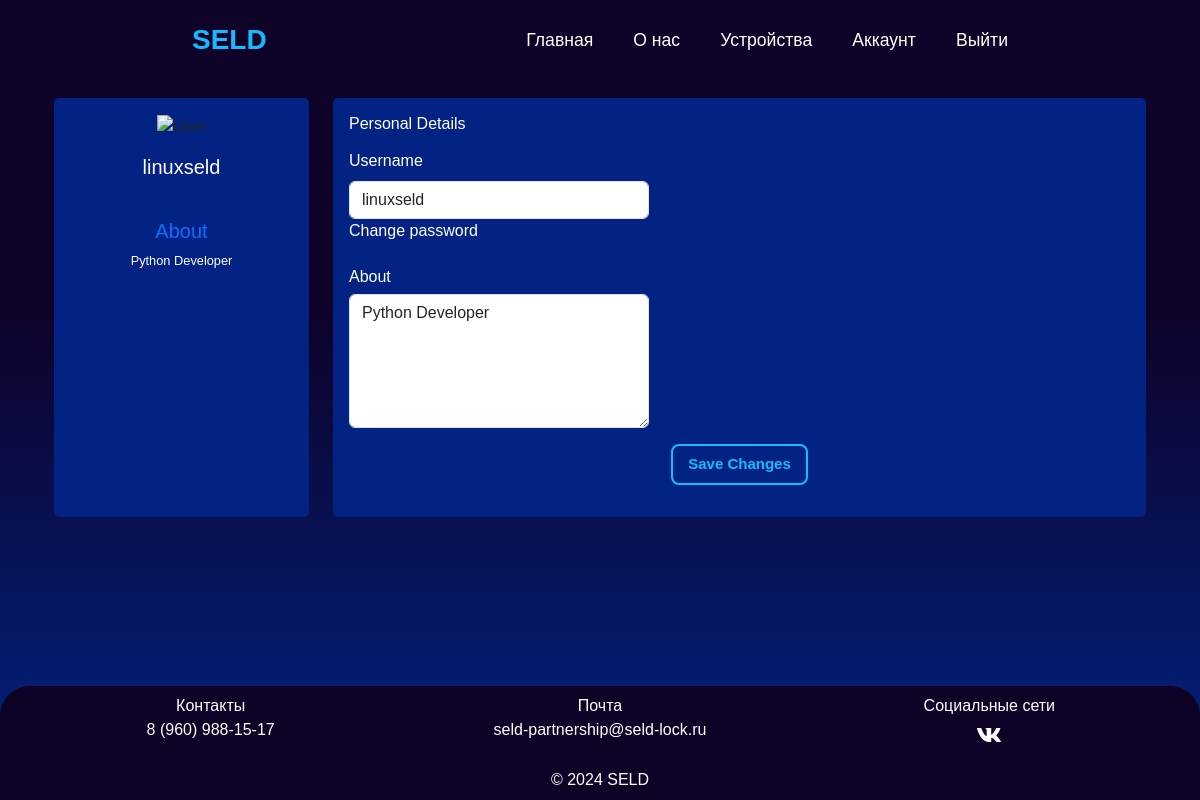
/profile/ (signed in), run on an earlier commit of the app's database.
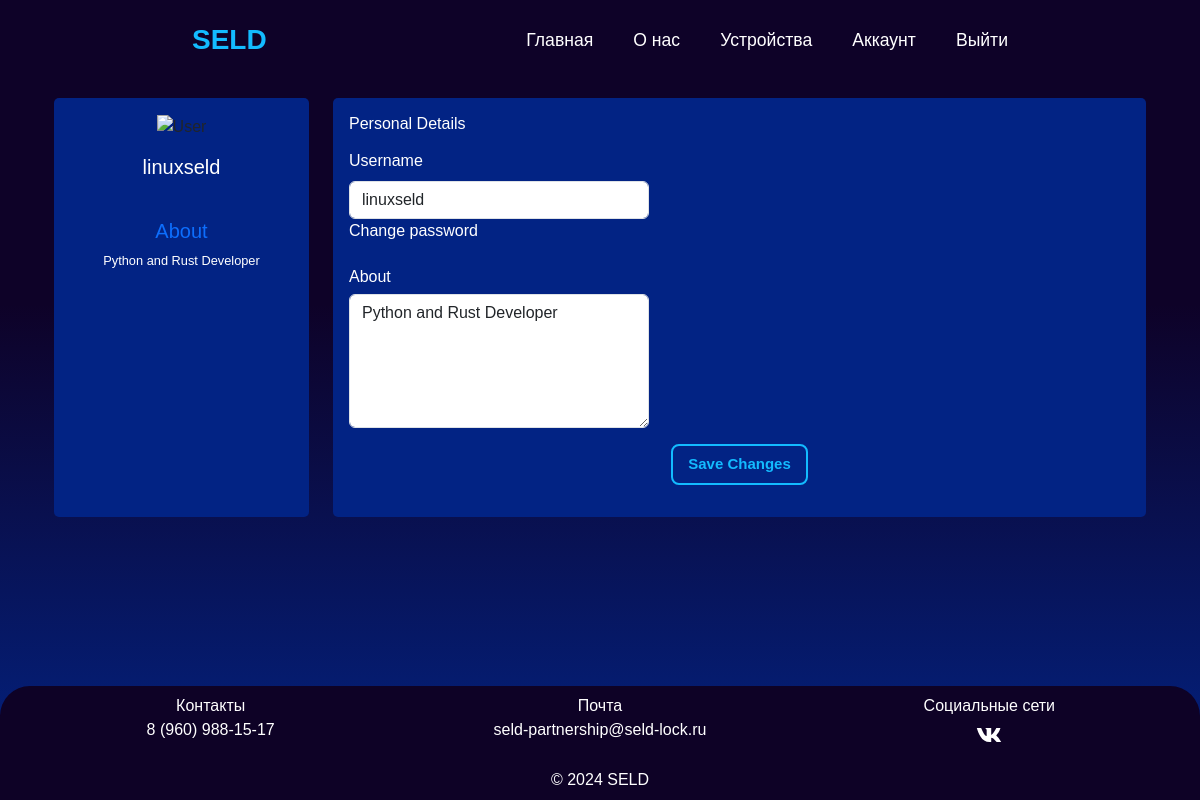
And on a later commit of the database.
### app/models.py (models this page shows, shortened)
class Profile(models.Model):
    bio = models.TextField(null=True)
    avatar = models.ImageField(null=True)
    user = models.OneToOneField(User, on_delete=models.CASCADE)

### app/views.py (the view)
# urls.py: path('profile/', views.profile, name='profile'),
@login_required
def profile(request):
    if request.method == 'POST':
        user_form = UpdateUserForm(data=request.POST, instance=request.user)
        profile_form = UpdateProfileForm(data=request.POST, files=request.FILES, instance=request.user.profile)
        if user_form.is_valid() and profile_form.is_valid():
            user_form.save()
            profile_form.save()
            messages.success(request, 'Your profile is updated successfully')
            return redirect('profile')
        else:
            messages.error(request, 'Wrong data')
    else:
        user_form = UpdateUserForm(instance=request.user)
        profile_form = UpdateProfileForm(instance=request.user.profile)
    return render(request, 'app/profile.html',
                  {'user_form': user_form, 'profile_form': profile_form, 'title': 'Profile',
                   'year': datetime.now().year})

### app/forms.py
class UpdateUserForm(forms.ModelForm):
    username = forms.CharField(max_length=100,
                               required=True,
                               widget=forms.TextInput(attrs={'class': 'form-control'}))
    class Meta:
        model = User
        fields = ['username']

class UpdateProfileForm(forms.ModelForm):
    avatar = forms.ImageField(required=False, widget=forms.FileInput(attrs={'class': 'form-control'}))
    bio = forms.CharField(required=False, widget=forms.Textarea(attrs={'class': 'form-control', 'rows': 5}))
    class Meta:
        model = Profile
        fields = ['avatar' , 'bio']

### app/templates/app/profile.html (shortened to what this page needs)
{% extends "app/layout.html" %}
{% block content %}
{% load static %}
<div class="container mt-5">
    <div class="row" style="--bs-gutter-x: 1.5rem;">
        <div class="col-xl-3 col-lg-3 col-md-12 col-sm-12 col-12 profile">
            <div class="card h-100">
                <div class="card-body">
                    <div class="account-settings">
                        <div class="user-profile">
                            <div class="user-avatar">
                                <img src="{% static 'app/own_pictures/avatar_icon.png' %}" alt="User">
                            </div>
                            <h5 class="user-name text-white">{{ user_form.username.value }}</h5>
                        </div>
                        <div class="about">
                            <h5 class="mb-2 text-primary">About</h5>
                            <div class="text-white">{{ profile_form.bio.value }}</div>
                        </div>
                    </div>
                </div>
            </div>
        </div>
        <div class="col-xl-9 col-lg-9 col-md-12 col-sm-12 col-12">
            <div class="card h-100">
                <div class="card-body">
                    <form method="post" class="form-horizontal">
                        <div class="row media-profile">
                            <div class="col-xl-12 col-lg-12 col-md-12 col-sm-12 col-12">
                                <h6 class="mb-3 text-white">Personal Details</h6>
                            </div>
                            <div class="col-xl-6 col-lg-6 col-md-6 col-sm-12 col-12">
                                <div class="form-group">
                                    <label class="text-white mb-2">Username</label>
                                    <div class="input-profile">{{ user_form.username }}</div>
                                </div>
                                <div class="form-group a-change">
                                    <a class="text-white a-default-login" href="{% url 'change_password' %}">Change
                                        password</a>
                                </div>
                            </div>
                        </div>
                        <div class="row media-profile input-profile">
                            <div class="col-xl-12 col-lg-12 col-md-12 col-sm-12 col-12">
                                <h6 class="mb-2 text-white mt-4">About</h6>
                            </div>
                            <div class="col-xl-6 col-lg-6 col-md-6 col-sm-10 w-auto">
                                <div class="form-group">
                                    <div>{{ profile_form.bio }}</div>
                                </div>
                            </div>
                        </div>
                        <div class="form-group">
                            <div class="mt-3" style="justify-content: center; display: flex;">
                                <button type="submit" class="h-btn">Save Changes</button>
                            </div>
                        </div>
                    </form>
                </div>
            </div>
        </div>
    </div>
</div>
{% endblock %}

What changed in the data, as far as the page shows it:
changed Profile: bio.value "Python Developer" → "Python and Rust Developer"; bio "Python Developer" → "Python and Rust Developer"
